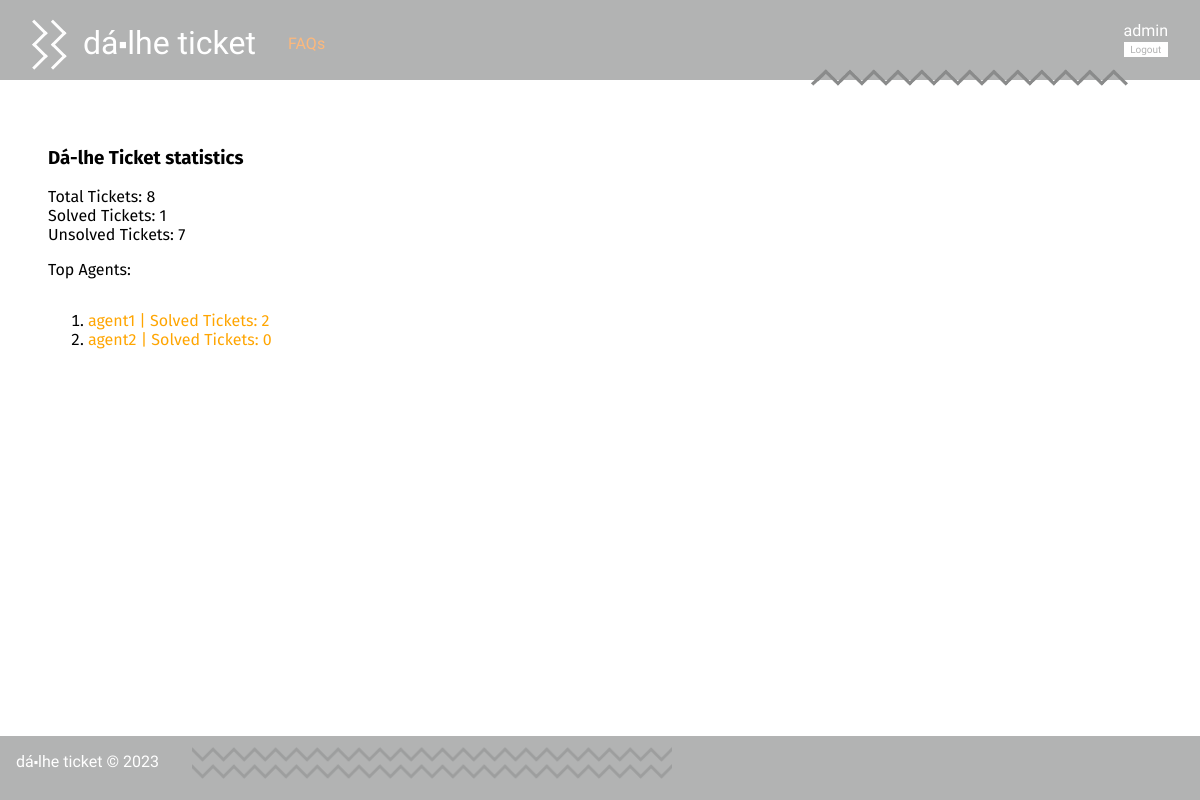
/pages/stats.php (signed in), run on an earlier commit of the app's database.
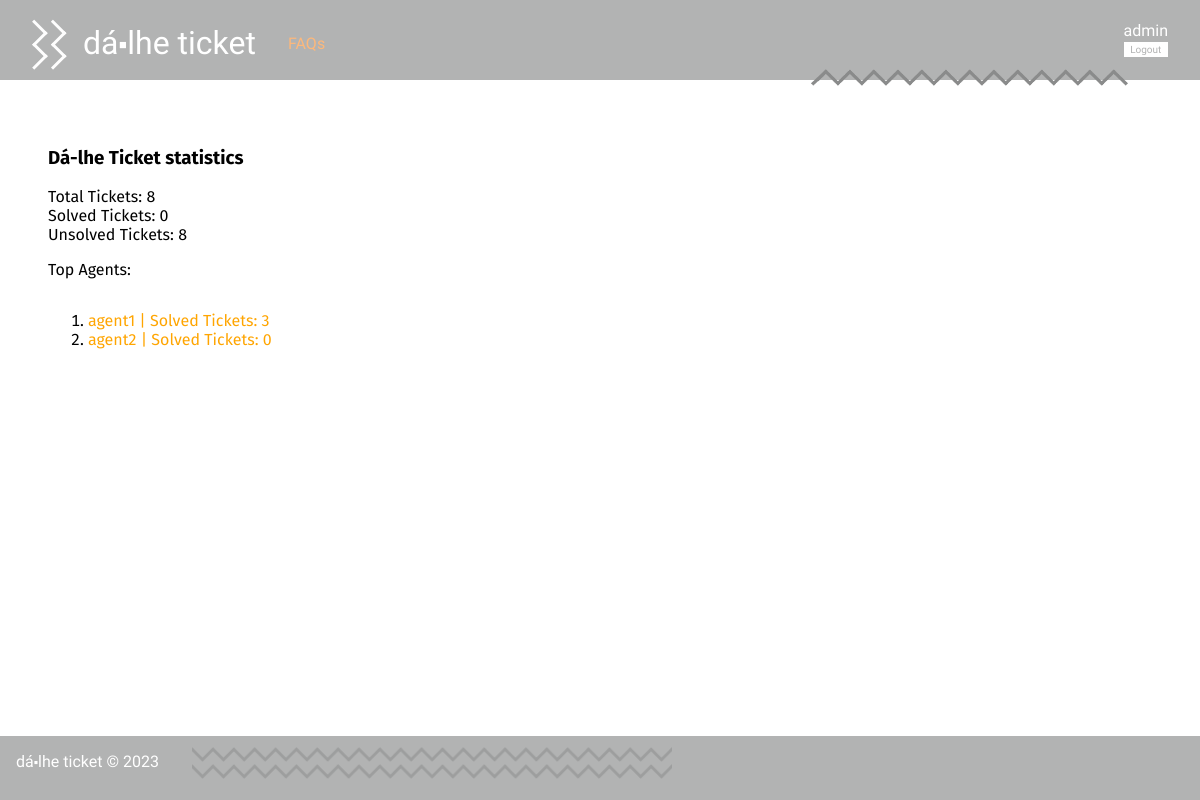
And on a later commit of the database.
### tables this page shows
CREATE TABLE User(
   name varchar(60) not null,
   username varchar(20) primary key,
   email varchar(60) not null,
   password varchar(40) not null,
   type varchar(5) not null, /*user, agent, admin*/
   department varchar(20)
, ticket_count integer default 0, closed_tickets integer default 0);

### pages/stats.php (called while the page is built, shortened)
<?php
    require_once(__DIR__ . '/../database/user.class.php');
    require_once(__DIR__ . '/../templates/common.tpl.php');
    require_once(__DIR__ . '/../templates/stats.tpl.php');
    drawGeneralStats();
    drawTopAgents();
?>

### database/ticket.class.php (called while the page is built, shortened)
<?php
class Ticket {
    static public function countUnsolvedTickets(PDO $db) : int {
        $stmt = $db->prepare('SELECT count(*) AS count FROM Ticket WHERE status = "Unsolved"');
        $stmt->execute();
        return intval($stmt->fetchAll()[0]['count']);
    }
    static public function countSolvedTickets(PDO $db) : int {
        $stmt = $db->prepare('SELECT count(*) AS count FROM Ticket WHERE status = "Solved"');
        $stmt->execute();
        return intval($stmt->fetchAll()[0]['count']);
    }
}
?>

### database/user.class.php (called while the page is built, shortened)
<?php
class User{
  public function __construct(string $name, string $username, string $email, string $type, string $department, int $ticket_count, int $closed_tickets){
    $this->username = $username;
    $this->closed_tickets = $closed_tickets;
  }
  static public function getTopAgents(PDO $db) : array {
    $stmt = $db->prepare('SELECT * FROM User WHERE type = "agent" ORDER BY closed_tickets DESC LIMIT 10');
    $stmt->execute();
    $agents = array();
    while ($agent = $stmt->fetch()) {
      $agents[] = new User(
        $agent['name'],
        $agent['username'],
        $agent['email'],
        $agent['type'],
        $agent['department'],
        intval($agent['ticket_count']),
        intval($agent['closed_tickets'])
      );
    }
    return $agents;
  }
}
?>

### templates/stats.tpl.php (the view, shortened to what this page needs)
<?php
    require_once(__DIR__ . '/../database/ticket.class.php');
    require_once(__DIR__ . '/../database/user.class.php');
    $db = getDatabaseConnection();
    function drawGeneralStats() : void {
        global $db;
        $unsolved = Ticket::countUnsolvedTickets($db);
        $solved = Ticket::countSolvedTickets($db);
        $total = $solved + $unsolved;
?>
<h3>Dá-lhe Ticket statistics</h3>
Total Tickets: <?= $total ?><br>
Solved Tickets: <?= $solved ?><br>
Unsolved Tickets: <?= $unsolved ?><br>
<?php
    }
    function drawTopAgents() : void {
        global $db;
        $agents = User::getTopAgents($db);
?>
    <p> Top Agents: </p>
    <ol>
<?php
    foreach ($agents as $agent) {
?>
    <li>
        <a href="../pages/profile.php?username=<?= $agent->username ?>"><?= $agent->username ?> | Solved Tickets: <?= $agent->closed_tickets ?></a>
    </li>
<?php
    }
?>
    </ol>
<?php
    }
?>

What changed in the data, as far as the page shows it:
changed user "agent1": closed_tickets "2" → "3"
Also different on the page:
$solved: "1" → "0"
$unsolved: "7" → "8"
